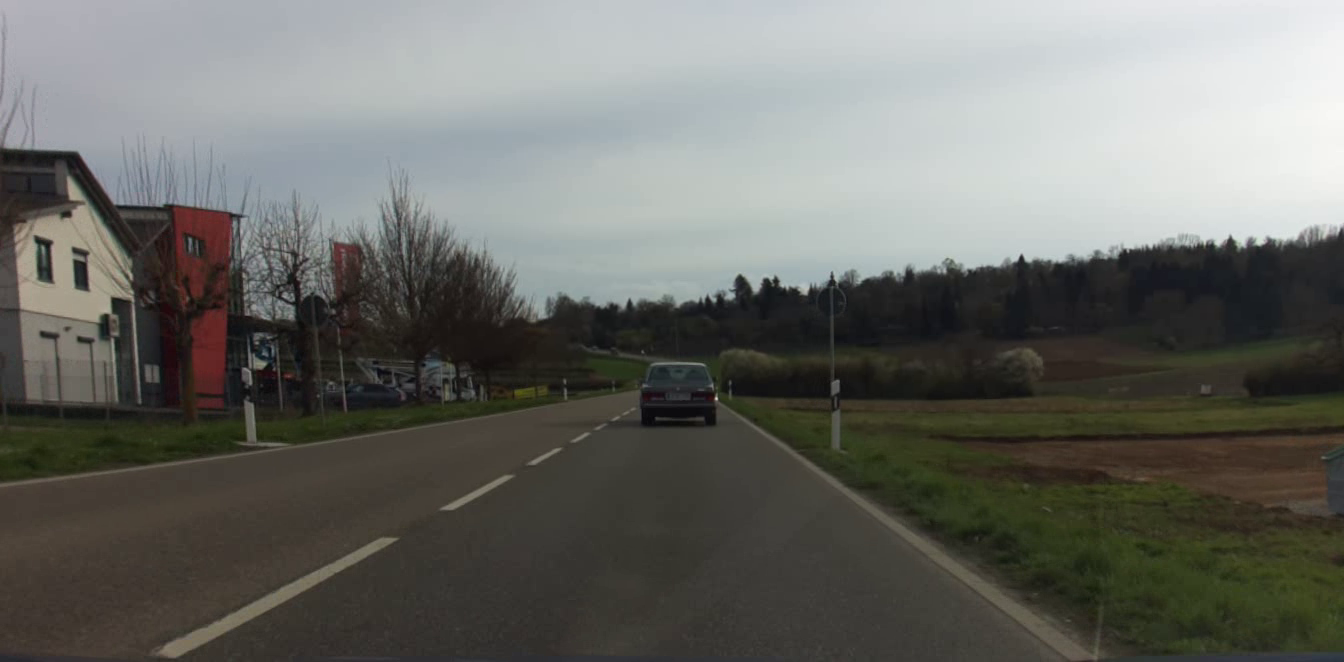
#> input picture Perception/Tasks/Images/test_image.png, 1344 x 662 px, found by its file name
$ python Perspective_projection_intrinsic.py
#> lines starting #> are read from the running program, lines starting #| are printed output that depends on the picture; after the words box and inside, x2 and y2 are one past the last pixel; in counts of white or black regions, pixels touching at a corner belong together
#!interpreter
# -*- coding: utf-8 -*-

"""
Demo of point projection from 3D space to 2D using camera intrinsic matrix.
"""

# ######### Built-in/Generic imports ##########
from typing import List, Type
import numpy as np
import cv2
import matplotlib.pyplot as plt

__author__ = 'Nico Hessenthaler'
__copyright__ = 'Copyright 2025, HHN - Autonomous Systems: Perception and Situation Understanding'
__credits__ = ['-']
__license__ = '-'
__version__ = '1.0.0'
__maintainer__ = 'Nico Hessenthaler'
__email__ = 'nico.hessenthaler@gmail.com'
__status__ = 'Finished'


# ######### Source code ##########

def project_point(p: List) -> List:
    """
    Function that projects the given point p onto an image plane with the camera intrinsic parameters.

    Args:
        p (List): Point to project onto image plane.

    Returns:
        p_image (List): Projected 2D point on image plane.
    """

    # Create the matrixs of camera intrinsic parameters, considering homogeneous coordinate
    K = np.array([[1606.6, 0.0, 672.3, 0],\
                  [0.0, 1600.3, 331.5, 0],\
                  [0.0, 0.0, 1.0, 0]])

    # Perform the projection
    p_projected = np.dot(K, p)

    # Divide by the homogeneous coordinate
    u = int(p_projected[0] / p_projected[2])
    v = int(p_projected[1] / p_projected[2])

    return [u, v]


def visualize_point(p: List,
                    image: Type[np.ndarray]) -> None:
    """
    Function that visualizes a given point on an image.

    Args:
        p (List): Point to project onto image plane.
        image (np.ndarray): Numpy array of image to visualize the point on

    Returns:
        ():
    """

    cv2.circle(image,(p[0], p[1]), 3, (0,0,255), -1)
    cv2.imshow("Frame", image)
    cv2.waitKey()

    return


if __name__=="__main__":

    # Definition of the point according to DIN 70000
    p_din = [40.673, -0.144, -1.563]

    # Definition according to the given camera coordinate system, add homogeneous coordinate
    p_cam = [-p_din[1], -p_din[2], p_din[0], 1]

    # Perform the projection
    p_img = project_point(p_cam)

    # Read the image
    image_path = f"C:\\Users\\lukas\\Dokumente\\Studium\\Master\\2. Semester\\Fächer\\Autonomous Systems Perception and Situation Understanding\\ASPSU-Projects\\Perception\\Tasks\\Images\\test_image.png"

    image = \
        plt.imread(image_path)
#> image is the input picture: shape (662, 1344, 3) float32; mean R, G, B 0.42, 0.423, 0.403

    # Visualize the point in the image
    print(p_img)
    visualize_point(p_img, image)
#> in visualize_point, `cv2.circle(image,(p[0], p[1]), 3, (0,0,255), -1)`: image: shape (662, 1344, 3) float32; under 0.01% of pixels changed, all inside (x1, y1, x2, y2) = (674, 389, 681, 396)
#> in visualize_point, `cv2.imshow("Frame", image)`:
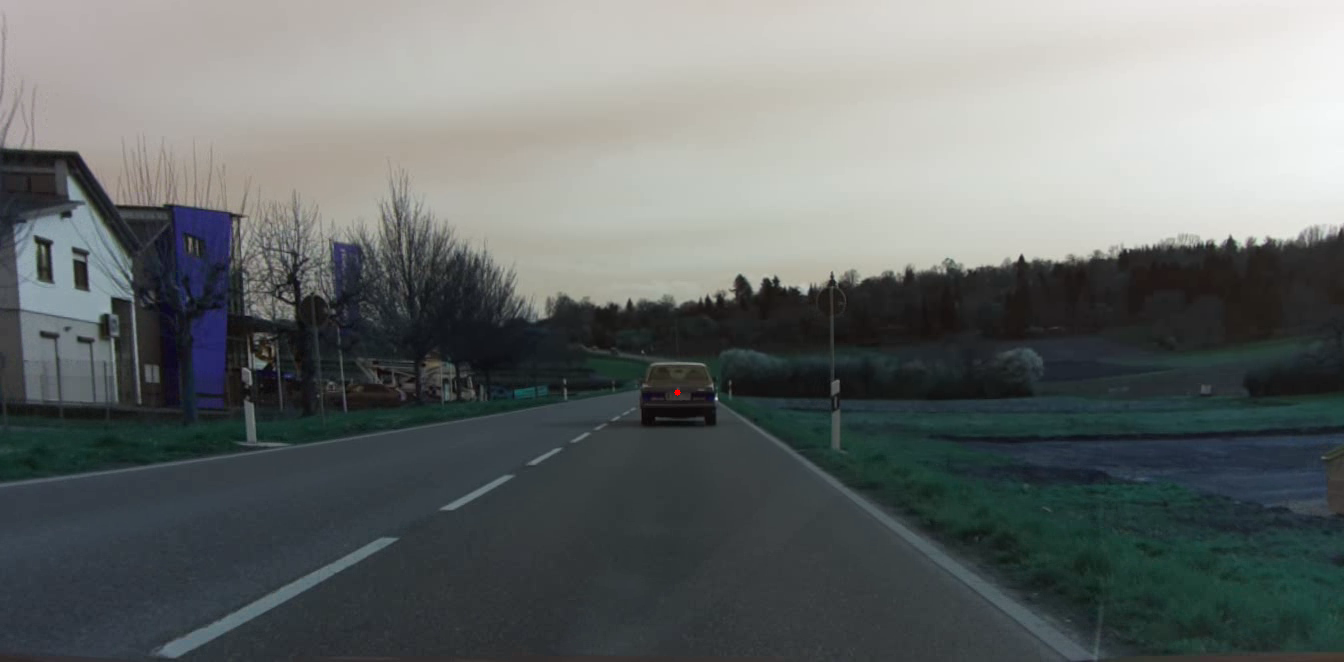
#> window 'Frame': shape (662, 1344, 3); mean B, G, R 106.9, 107.7, 102.7
